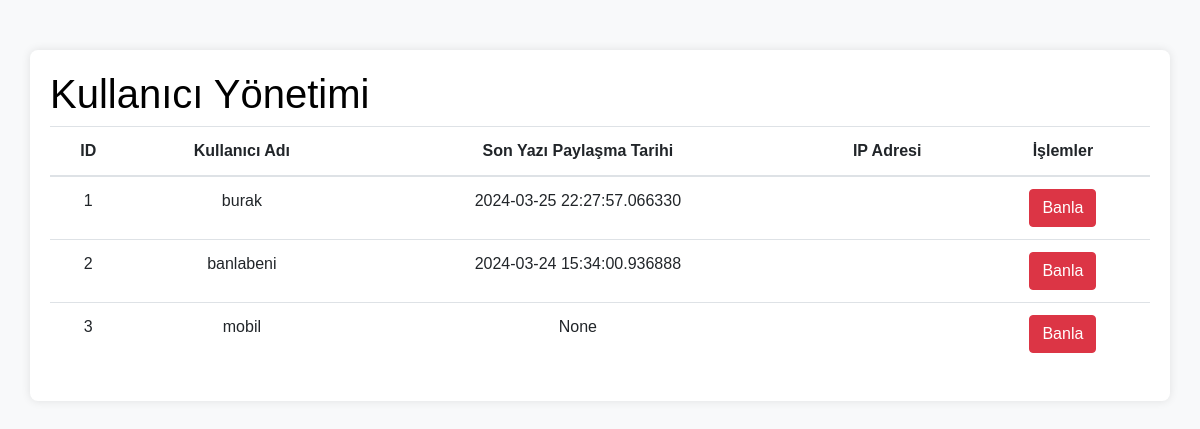
/admin-panel/kullanici (signed in), run on an earlier commit of the app's database.
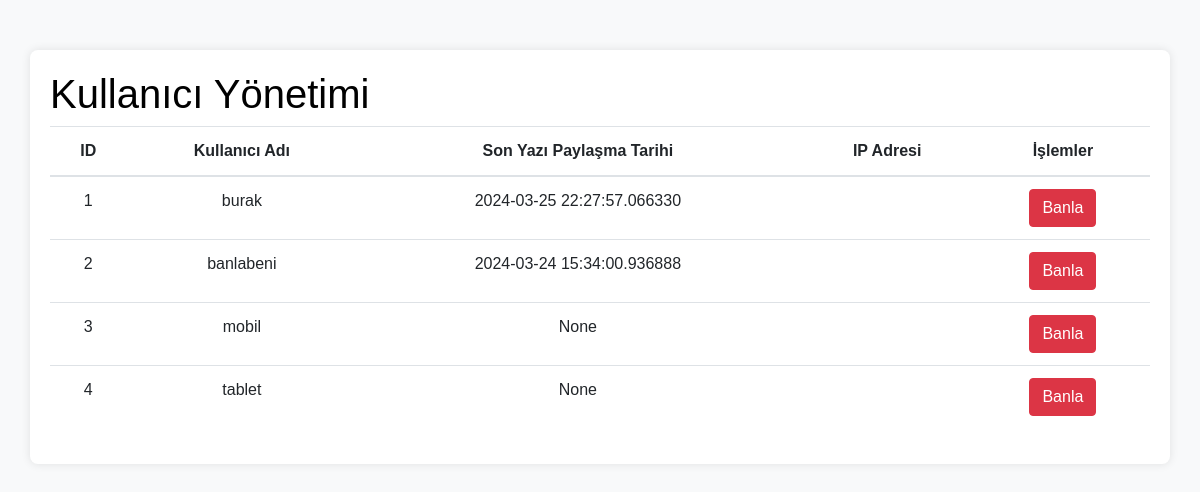
And on a later commit of the database.
### app.py (models this page shows, shortened)
class User(db.Model, UserMixin):
    id = db.Column(db.Integer, primary_key=True)
    username = db.Column(db.String(20), nullable=False, unique=True)
    password = db.Column(db.String(80), nullable=False)
    email = db.Column(db.String(20), nullable=True)
    son_paylasma_tarihi = (db.Column(db.DateTime))
    ip_adress = (db.Column(db.String(15)))
    kaydedildi = db.relationship(
        'YaziKaydet',
        foreign_keys='YaziKaydet.user_id',
        backref='user',lazy='dynamic'
    )

### app.py (the view)
@app.route('/admin-panel/kullanici', methods=['GET', 'POST'])
@login_required
def admin_kullanici():
    if current_user.username not in ADMIN_USERNAMES:
        return redirect(url_for('home'))
    for kullanici in User.query.all():
       kullanici.username = kullanici.username.lower()
    users = User.query.all()
    return render_template('admin_kullanici.html', users=users)

### app.py (called while the page is built)
@login_manager.user_loader
def load_user(user_id):
    return User.query.get(int(user_id))

@app.before_request
def make_session_permanent():
    session.permanent = True

def is_user_banned(user):
    ban = Ban.query.filter_by(user_id=user.id).first()
    return ban is not None

@app.before_request
def check_ban():
    if current_user.is_authenticated and is_user_banned(current_user):
        if request.endpoint != 'ban_page':
            return redirect(url_for('ban_page'))

### templates/admin_kullanici.html (shortened to what this page needs)
<!DOCTYPE html>
<html lang="en">
<head>
    <link rel="stylesheet" href="https://maxcdn.bootstrapcdn.com/bootstrap/4.5.2/css/bootstrap.min.css">
</head>
<body>
    <div class="container">
        <h1>Kullanıcı Yönetimi</h1>
        <table class="table">
            <thead>
                <tr>
                    <th>ID</th>
                    <th>Kullanıcı Adı</th>
                    <th>Son Yazı Paylaşma Tarihi</th>
                    <th>IP Adresi</th>
                    <th>İşlemler</th>
                </tr>
            </thead>
            <tbody>
                {% for user in users %}
                    <tr>
                        <td>{{ user.id }}</td>
                        <td>{{ user.username }}</td>
                        <td>{{ user.son_paylasma_tarihi }}</td>
                        <td>{{ user.last_login_ip }}</td>
                        <td>
                            <button type="button" class="btn btn-danger" data-toggle="modal" data-target="#banModal{{ user.id }}">
                                Banla
                            </button>
                        </td>
                    </tr>
                {% endfor %}
            </tbody>
        </table>
    </div>
</body>
</html>

### templates/admin_kullanici.html (style rules this page uses)
body { background-color: #f8f9fa; font-family: Arial, sans-serif; padding-top: 50px; }
.container { background-color: #fff; padding: 20px; border-radius: 8px; box-shadow: 0 0 10px rgba(0, 0, 0, 0.1); }
h1 { color: black; }
table th, table td { text-align: center; }
.btn-danger { margin: 0; }

What changed in the data, as far as the page shows it:
added User: id "4", username "tablet", son_paylasma_tarihi "None"
